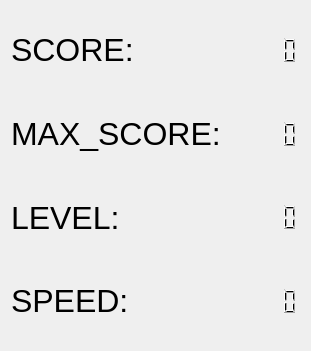
   <widget class="QWidget" name="gridLayoutWidget_2">
    <property name="geometry">
     <rect>
      <x>390</x>
      <y>3</y>
      <width>311</width>
      <height>351</height>
     </rect>
    </property>
    <layout class="QGridLayout" name="gridLayout_3">
     <item row="3" column="1">
      <widget class="QLCDNumber" name="speed_num">
       <property name="lineWidth">
        <number>0</number>
       </property>
      </widget>
     </item>
     <item row="1" column="1">
      <widget class="QLCDNumber" name="max_score_num">
       <property name="sizePolicy">
        <sizepolicy hsizetype="Minimum" vsizetype="Minimum">
         <horstretch>0</horstretch>
         <verstretch>0</verstretch>
        </sizepolicy>
       </property>
       <property name="font">
        <font>
         <bold>false</bold>
        </font>
       </property>
       <property name="layoutDirection">
        <enum>Qt::LeftToRight</enum>
       </property>
       <property name="lineWidth">
        <number>0</number>
       </property>
      </widget>
     </item>
     <item row="2" column="1">
      <widget class="QLCDNumber" name="level_num">
       <property name="lineWidth">
        <number>0</number>
       </property>
      </widget>
     </item>
     <item row="0" column="1">
      <widget class="QLCDNumber" name="score_num">
       <property name="lineWidth">
        <number>0</number>
       </property>
      </widget>
     </item>
     <item row="0" column="0">
      <widget class="QLabel" name="score_text">
       <property name="font">
        <font>
         <pointsize>24</pointsize>
        </font>
       </property>
       <property name="text">
        <string>SCORE:</string>
       </property>
      </widget>
     </item>
     <item row="1" column="0">
      <widget class="QLabel" name="max_score_text">
       <property name="font">
        <font>
         <pointsize>24</pointsize>
        </font>
       </property>
       <property name="text">
        <string>MAX_SCORE:</string>
       </property>
      </widget>
     </item>
     <item row="2" column="0">
      <widget class="QLabel" name="level_text">
       <property name="font">
        <font>
         <pointsize>24</pointsize>
        </font>
       </property>
       <property name="text">
        <string>LEVEL:</string>
       </property>
      </widget>
     </item>
     <item row="3" column="0">
      <widget class="QLabel" name="speed_text">
       <property name="font">
        <font>
         <pointsize>24</pointsize>
        </font>
       </property>
       <property name="text">
        <string>SPEED:</string>
       </property>
      </widget>
     </item>
    </layout>
   </widget>
